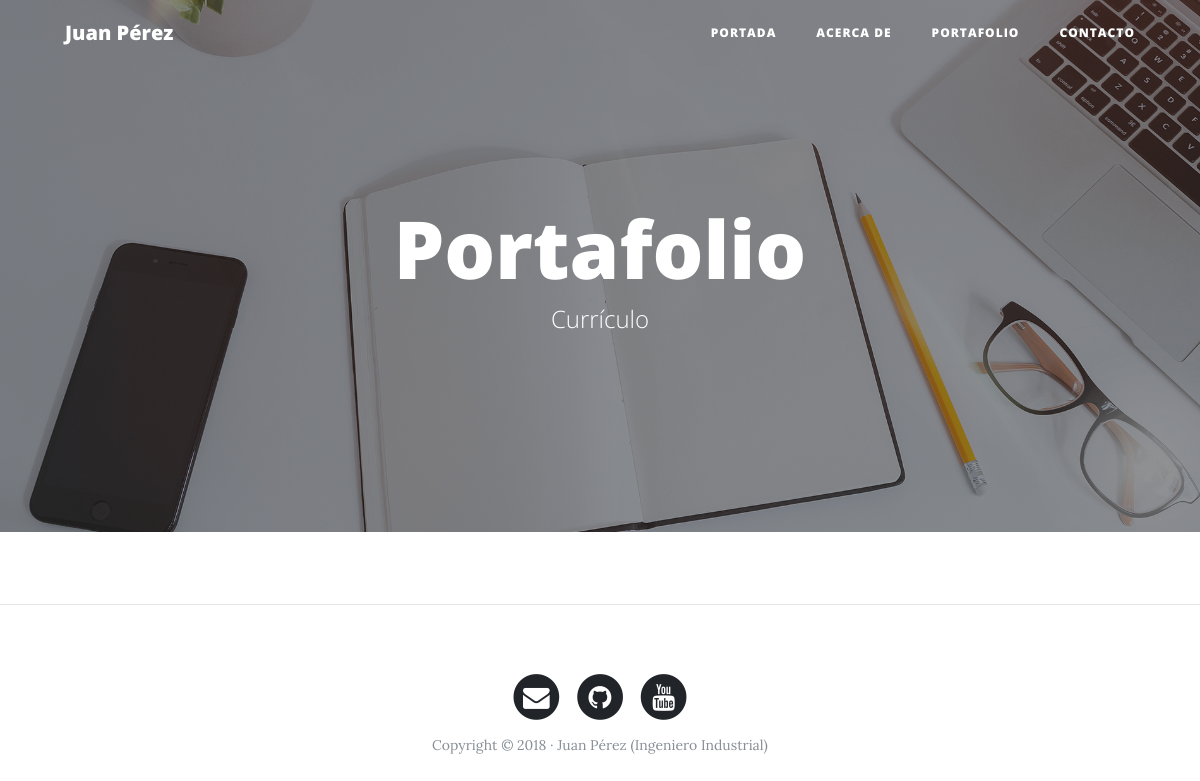
/portfolio/, run on an earlier commit of the app's database.
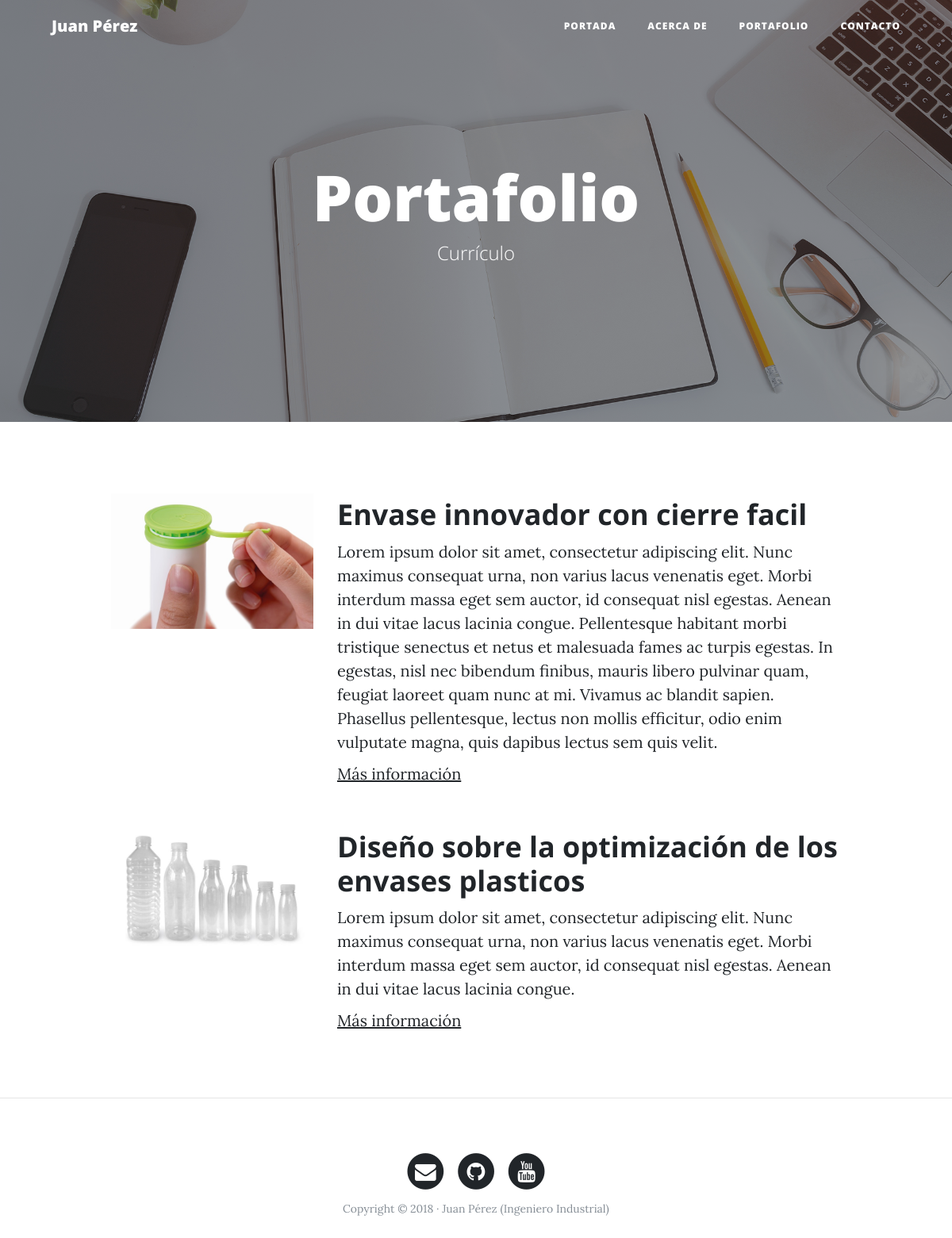
And on a later commit of the database.
### portfolio/models.py (models this page shows, shortened)
class Project(models.Model):                                                                  #creamos el modelo
    title = models.CharField(max_length=200, verbose_name='Titulo')                           #title
    description = models.TextField(verbose_name='Descripción')                                #description
    image = models.ImageField(verbose_name='Imagen', upload_to='projects')                    #image y las guarda en la carpeta projects
    url = models.URLField(verbose_name="url", blank=True, null=True)                          #url como se creo despues debe de poder tener valores vacios
    created = models.DateTimeField(auto_now_add=True, verbose_name='Fecha de creación')       #cuando se creo
    updated = models.DateTimeField(auto_now=True, verbose_name='Fecha de modificación')       #cuando se modifico por ultima vez
    class Meta:
        verbose_name = 'Proyecto'                        #nombre singula
        verbose_name_plural = 'Proyectos'                #nombre plural
        ordering = ['-created']                          #como se ordena

### portfolio/views.py (the view)
# urls.py: path('portfolio/', portfolio_views.portfolio, name="portfolio"),
def portfolio(request):               #definimos aqui porque es app propia
    projects = Project.objects.all()  #obtenemos todos los proyectos
    return render(request, 'portfolio/portfolio.html', {'projects': projects})  #diccionario de contexto que es un nombre para cada variable que enviemos al template

### portfolio/templates/portfolio/portfolio.html (shortened to what this page needs)
{% extends 'core/base.html' %}
{% block background %}{% load static %}{% static 'core/img/portfolio-bg.jpg' %}{% endblock %}
{% block headers %}
<h1>Portafolio</h1>
<span class="subheading">Currículo</span>
{% endblock %}
{% block content %}
    {% for project in projects %} {% comment %} Bucle que recorre los proyectos {% endcomment %}
        <div class="row project">
            <div class="col-lg-3 col-md-4 offset-lg-1">
                <img class="img-fluid" src="{{project.image.url}}" alt="">{% comment %} Asigna la imagen de base de datos y le asigna la url automaticamente {% endcomment %}
            </div>
        <div class="col-lg-7 col-md-8">
                <h2 class="section-heading title">{{project.title}}</h2>  {% comment %} Asigna el titulo de base de datos {% endcomment %}
            <p>{{project.description}}</p>                                {% comment %} Asigna la descripción de base de datos {% endcomment %}
            {% if project.url %}                                          {% comment %} Si el proyecto tiene url la muestra {% endcomment %}
                <p><a href="{{project.url}}">Más información</a></p>      {% comment %} Asigna la url de base de datos si existe {% endcomment %}
            {% endif %}
            </div>
        </div>
    {% endfor %}
{% endblock %}

### core/templates/core/base.html (shortened to what this page needs)
<!DOCTYPE html>
<html lang="es">
  <head>
     {% load static %}   {% comment %} Cargamos los static porque si no no funcionan {% endcomment %}
    <link href="{% static 'core/vendor/bootstrap/css/bootstrap.min.css' %}" rel="stylesheet">
    <link href="{% static 'core/vendor/font-awesome/css/font-awesome.min.css' %}" rel="stylesheet" type="text/css">
    <link href="{% static 'core/css/clean-blog.min.css' %}" rel="stylesheet">
  </head>
  <body>
    <nav class="navbar navbar-expand-lg navbar-light fixed-top" id="mainNav">
      <div class="container">
        <a class="navbar-brand" href="index.html">Juan Pérez</a>
        <div class="collapse navbar-collapse" id="navbarResponsive">
          <ul class="navbar-nav ml-auto">
            <li class="nav-item">
              <a class="nav-link" href="{% url 'home' %}">Portada</a>   {% comment %} Redirijimos a las paginas {% endcomment %}
            </li>
            <li class="nav-item">
              <a class="nav-link" href="{% url 'about' %}">Acerca de</a>
            </li>
            <li class="nav-item">
              <a class="nav-link" href="{% url 'portfolio' %}">Portafolio</a>
            </li>
            <li class="nav-item">
              <a class="nav-link" href="{% url 'contacto' %}">Contacto</a>
            </li>
          </ul>
        </div>
      </div>
    </nav>
    <header class="masthead" style="background-image: url('{% block background %}{% endblock %}')">
      <div class="overlay"></div>
      <div class="container">
        <div class="row">
          <div class="col-lg-8 col-md-10 mx-auto">
            <div class="site-heading">
              {% block headers %}{% endblock %} {% comment %} Block para cambiar el header dependiendo de la página en la que estemos {% endcomment %}
            </div>
          </div>
        </div>
      </div>
    </header>
    <div class="container">
        {% block content %}{% endblock %}  {% comment %} Block para cambiar el contenido dependiendo de la página en la que estemos {% endcomment %}
      </div>
    {% if request.path != "/" %}<hr>{% endif %}  {% comment %} condicion para mostran una barra si la path es diferente de '' {% endcomment %}
    <footer>
      <div class="container">
        <div class="row">
          <div class="col-lg-8 col-md-10 mx-auto">
            <ul class="list-inline text-center">
              <li class="list-inline-item">
                <a href="#">
                  <span class="fa-stack fa-lg">
                    <i class="fa fa-circle fa-stack-2x"></i>
                    <i class="fa fa-envelope fa-stack-1x fa-inverse"></i>
                  </span>
                </a>
              </li>
              <li class="list-inline-item">
                <a href="#">
                  <span class="fa-stack fa-lg">
                    <i class="fa fa-circle fa-stack-2x"></i>
                    <i class="fa fa-github fa-stack-1x fa-inverse"></i>
                  </span>
                </a>
              </li>
              <li class="list-inline-item">
                <a href="#">
                  <span class="fa-stack fa-lg">
                    <i class="fa fa-circle fa-stack-2x"></i>
                    <i class="fa fa-youtube fa-stack-1x fa-inverse"></i>
                  </span>
                </a>
              </li>
            </ul>
            <p class="copyright text-muted">Copyright &copy; 2018 · Juan Pérez (Ingeniero Industrial) </p>
          </div>
        </div>
      </div>
    </footer>
  </body>
</html>

What changed in the data, as far as the page shows it:
added Project: image (picture), title "Envase innovador con cierre facil", description "Lorem ipsum dolor sit amet, consectetur adipiscing elit. Nunc maximus consequat urna, non varius lacus venenatis eget. Morbi interdum massa eget sem auctor, id consequat nisl egestas. Aenean in dui vitae lacus lacinia congue. Pellentesque habitant morbi tristique senectus et netus et malesuada fames ac turpis egestas. In egestas, nisl nec bibendum finibus, mauris libero pulvinar quam, feugiat laoreet quam nunc at mi. Vivamus ac blandit sapien. Phasellus pellentesque, lectus non mollis efficitur, odio enim vulputate magna, quis dapibus lectus sem quis velit."
added Project: image (picture), title "Diseño sobre la optimización de los envases plasticos", description "Lorem ipsum dolor sit amet, consectetur adipiscing elit. Nunc maximus consequat urna, non varius lacus venenatis eget. Morbi interdum massa eget sem auctor, id consequat nisl egestas. Aenean in dui vitae lacus lacinia congue."
